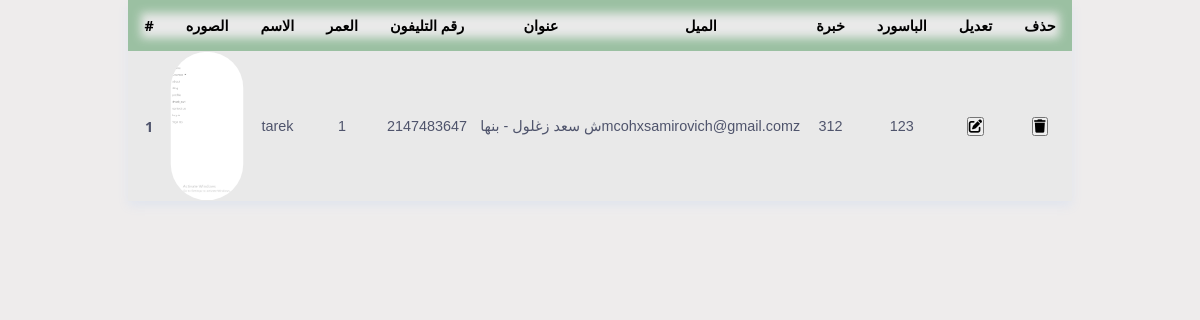
The app's page /dashboard/transaction_instructor/fetch.php with its own data.
### tables this page shows
CREATE TABLE `instructor` (
  `id` int(11) NOT NULL,
  `username` varchar(50) NOT NULL,
  `email` varchar(50) NOT NULL,
  `phone` int(11) NOT NULL,
  `Position_OR_Job` varchar(100) NOT NULL,
  `title` varchar(255) NOT NULL,
  `age` int(50) NOT NULL,
  `address` varchar(100) NOT NULL,
  `Num_Experience` int(11) NOT NULL,
  `image` text DEFAULT NULL,
  `Resume` text DEFAULT NULL,
  `password` varchar(100) NOT NULL,
  `course_id` int(11) DEFAULT NULL,
  `faculty_id` int(11) DEFAULT NULL,
  `programming_fields_id` int(11) DEFAULT NULL,
  `skills_id` int(11) DEFAULT NULL,
  `Role` varchar(25) NOT NULL DEFAULT 'Instructor'
);

### dashboard/transaction_instructor/conn.php (called while the page is built, shortened)
<?php
class Model{
private $server="localhost";
private $username="root";
private $pass="";
private $db='courses';
private $conn;
public function __construct(){
try
{
    $this->conn= new PDO("mysql:host=$this->server;dbname= $this->db", $this->username , $this->pass);
}catch(PDOException $e)
{
    echo'
    <div class="alert alert-danger d-flex align-items-center" role="alert">
      <svg class="bi flex-shrink-0 me-2" width="24" height="24" role="img" aria-label="Danger:"><use xlink:href="#exclamation-triangle-fill"/></svg>
      <div>
       there is an error
      </div>
    </div>'.$e->getMessage();
}
}
    public function fetch(){
        $select = $this->conn->prepare("SELECT * FROM instructor");
        $select -> execute();
        return $select;
    }
}
?>

### dashboard/transaction_instructor/fetch.php (the view, shortened to what this page needs)
<?php
include 'conn.php';
$model = new Model();
$row = $model->fetch();
?>
<!DOCTYPE html>
<html lang="en">
<head>
  <link rel="stylesheet" href="https://cdnjs.cloudflare.com/ajax/libs/font-awesome/6.1.1/css/all.min.css" />
  <link rel="stylesheet" href="css/home.css">
  <link rel="stylesheet" href="./css/table.css?v=<?php echo time()?>">
</head>
<body>
<div class="table_section">
<table>
<thead>
<tr>
                        <th>#</th>
                        <th>الصوره</th>
                        <th>الاسم</th>
                        <th>العمر</th>
                        <th>رقم التليفون</th>
                        <th>عنوان</th>
                        <th>المیل</th>
                        <th>خبرة</th>
                        <th>الباسورد</th>
                        <th>تعديل</th>
                        <th>حذف</th>
                    </tr>
                </thead>
<tbody >
    <?php
            $i = 1;
        if(!empty($row)){
            foreach ($row as $rows)
             {?>
                    <tr>
                  <th scope="row"><?php echo $i++; ?></th>
                  <td> <img class="img" src="../../img/UploadImg/<?=$rows['image']?>"  > </td>
                  <td> <?php echo $rows['username']; ?> </td>
                  <td> <?php echo $rows['age']; ?> </td>
                  <td> <?php echo $rows['phone']; ?> </td>
                  <td> <?php echo $rows['address']; ?> </td>
                  <td> <?php echo $rows['email']; ?> </td>
                  <td> <?php echo $rows['Num_Experience']; ?> </td>
                  <td> <?php echo $rows['password']; ?> </td>
                  <td><button type="button" class="btn btn-warning"    id="edit_id" value="<?php echo $rows['id']; ?>"   data-bs-toggle="modal" data-bs-target="#edit"><i class="fa-solid fa-pen-to-square"></i></button></td>
                  <td><button type="button" class="btn btn-danger" id="del" value="<?php echo $rows['id']; ?>"><i class="fa-solid fa-trash"></i></button></td>
              </tr>
              <?php
            }
        }
    ?>
</tbody>
</table>
</div>
</body>
</html>

### dashboard/transaction_instructor/css/table.css (style rules this page uses)
* { box-sizing: border-box; margin: 0; padding: 0; }
body { font-family: 'Poppins', sans-serif; display: grid; justify-content: center; align-items: center; color: #4f546c; font-size: .9rem; background-color: #eeecec; }
table { border-collapse: collapse; box-shadow: 0 5px 10px #e1e5ee; background-color: rgb(233, 233, 233); text-align: center; overflow: hidden; }
table thead { box-shadow: 0 0 10px 13px #9bc0a2 inset; color: black; }
table th { padding: 1rem 1rem; font-family: 'Segoe UI', Tahoma, Geneva, Verdana, sans-serif; }
table td { overflow: hidden; font-size: 100%; height: 100px; }

### dashboard/transaction_instructor/fetch.php (style rules this page uses)
.img { height: 150px; width:100%; display: block; background-size: cover; background-position: center; background-repeat: no-repeat; border-radius: 60px; padding: 1%; border: none; }

### records on screen
instructor: image (picture), username "tarek", age "1", phone "2147483647", address "ش سعد زغلول - بنها", email "mcohxsamirovich@gmail.comz", Num_Experience "312", password "123", $rows['id'] 16 (drawn)
